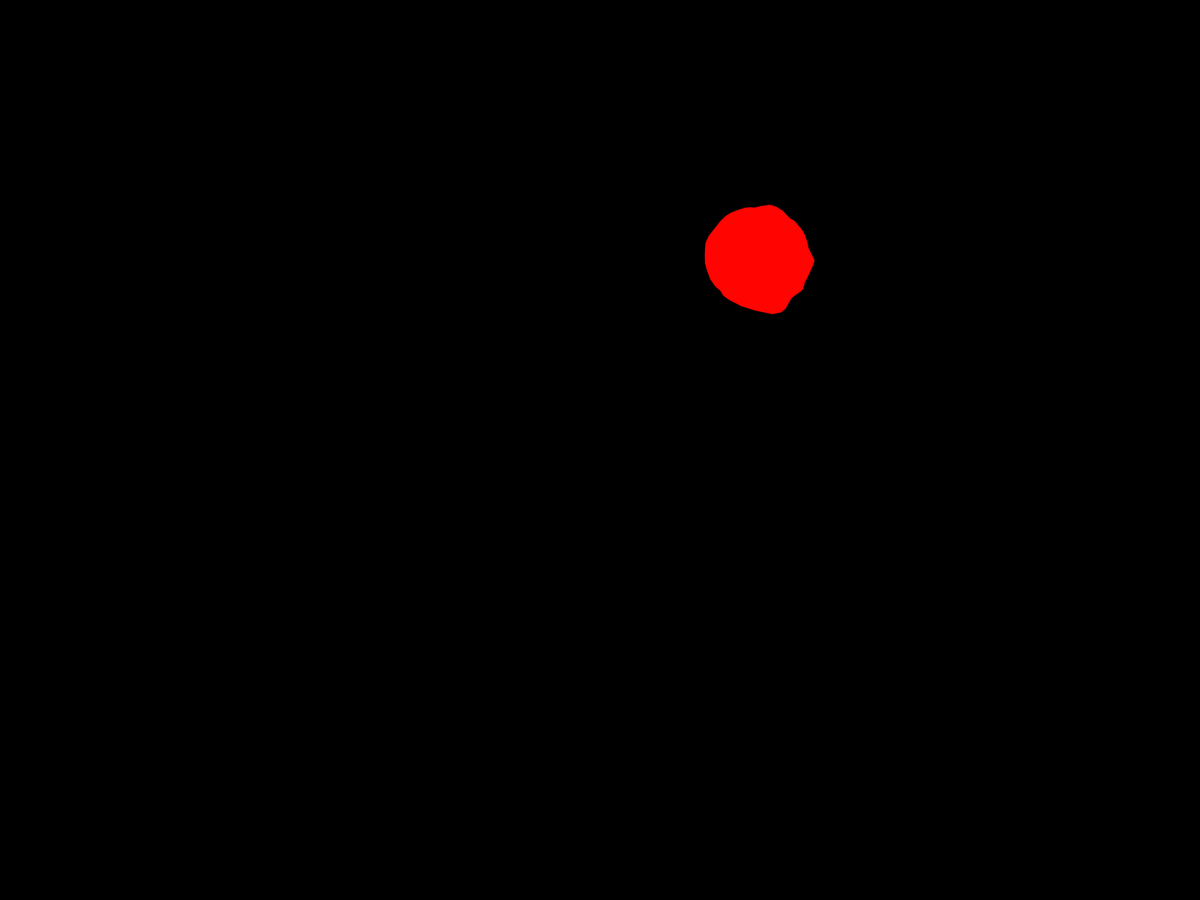
Frame 1 (no input)
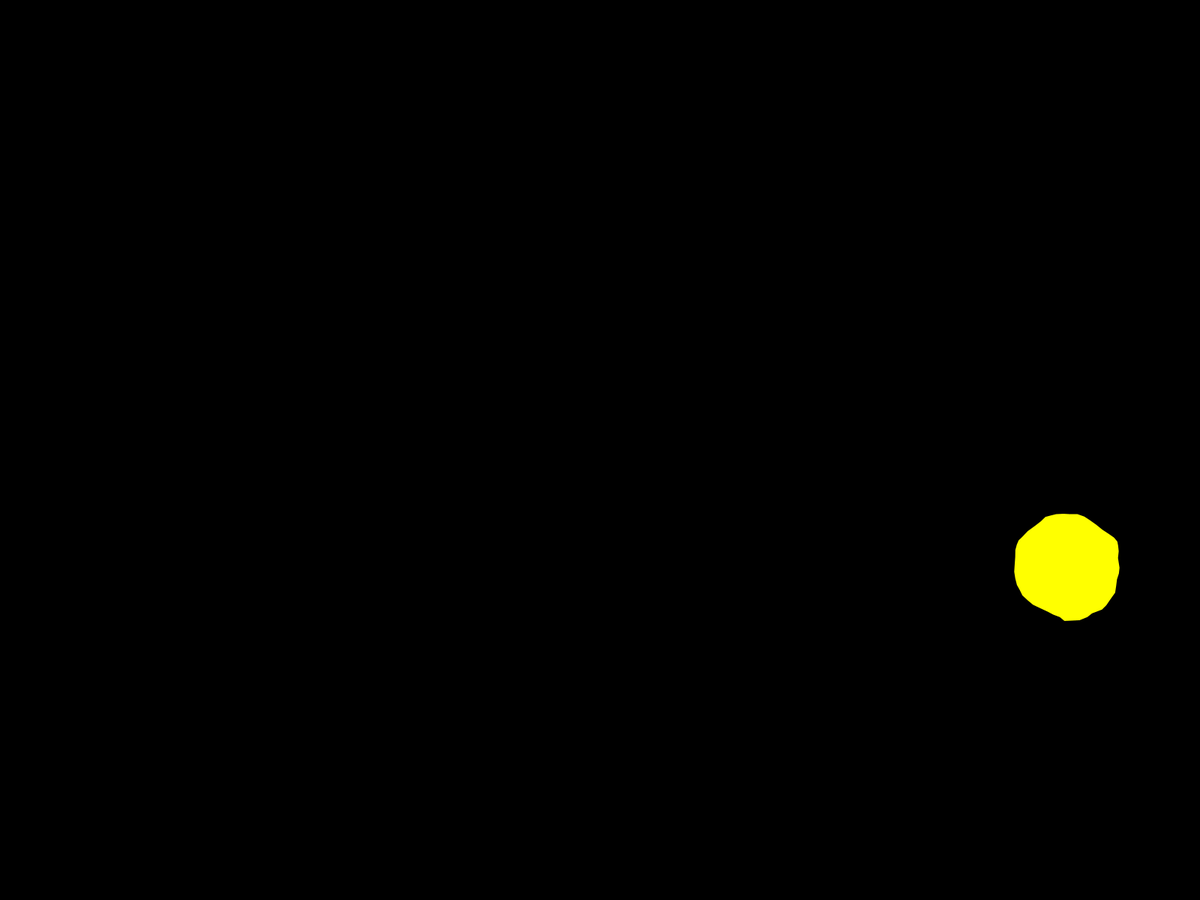
Frame 60 (the mouse pressed at the canvas centre just before this capture)
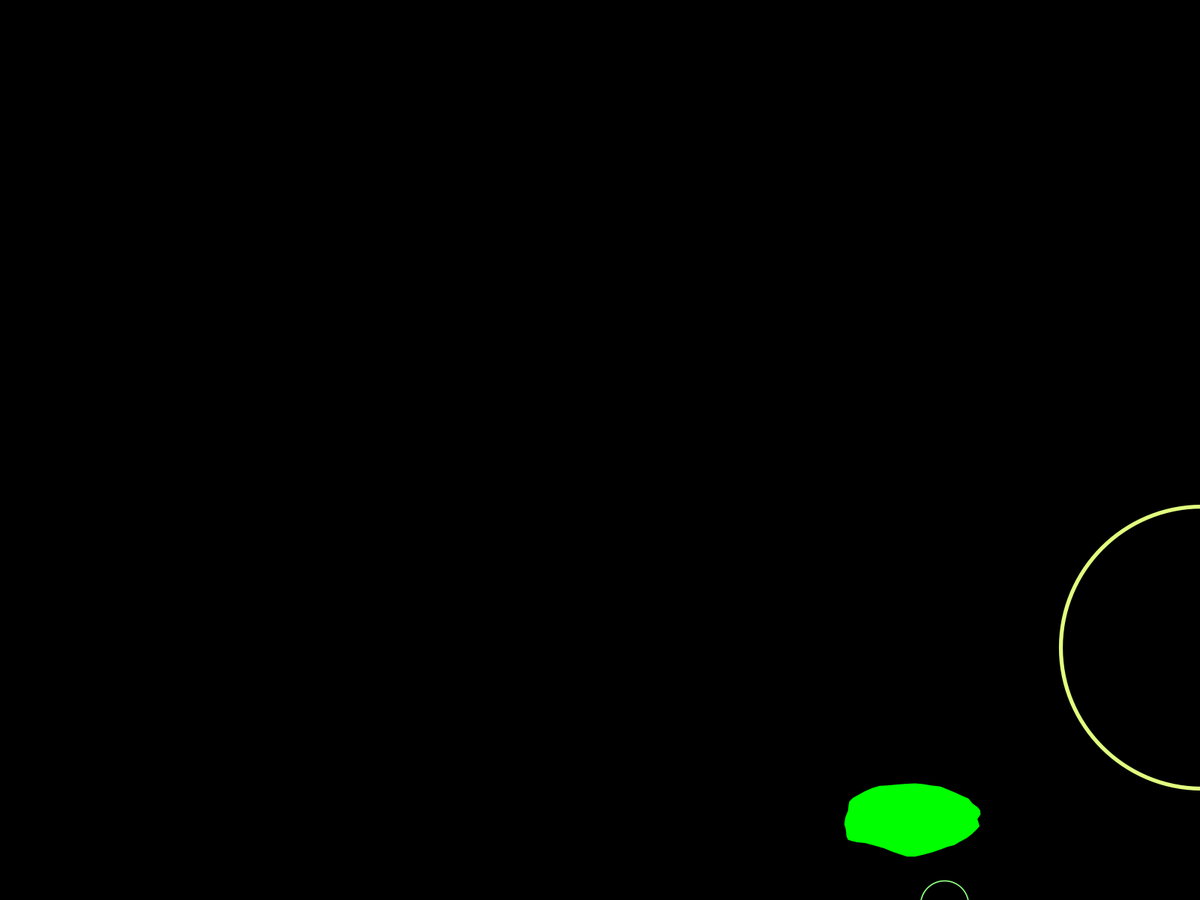
Frame 120 (the mouse held since frame 60 and released just before this capture)

The Processing sketch that drew these frames (run headless with seeded random() and noise(); from frame 60 on, the mouse is pressed at the canvas centre):

// Processing sketch: bouncingBall
// ── bouncingBall.pde
float radius = 70;
PVector loc, vel, noiz;
int maxRippleCount = 4, rippleCount;
Ripple[] r = new Ripple[maxRippleCount];
int hue;
int expandX, expandY;


void setup(){
  fullScreen();
  background(0);
  frameRate(100);
  colorMode(HSB, 360, 100, 100);
  
  loc = new PVector(random(radius, width - radius),random(radius, height - radius));
  vel = new PVector(7, 7); 
  noiz = new PVector(0, 0);
  
  for(int i = 0; i < maxRippleCount; i++)
    r[i] = new Ripple(0, 0, 0, false);
}


void draw(){
  drawBall();
  drawRipple();
}


void drawBall(){
  background(0);
  noStroke();
  hue = (hue + 1) % 360;
  fill(hue, 100, 100);
  
   beginShape();
  for(int i = 0; i < 50; i++){
    float theta = i *TWO_PI/50;
    vertex(loc.x + (radius + expandX) * cos(theta) + noise(noiz.x)*20 - 10,
    loc.y + (radius + expandY) * sin(theta) + noise(noiz.y)*20 - 10);
    noiz.x += 0.2;
    noiz.y += 0.19;
  }
  endShape();
  
  noiz.x = frameCount/10;
  noiz.y = frameCount/10.2;
  loc.x += vel.y;
  loc.y += vel.x;
  if (expandX>0){ expandX--;}
  if (expandY>0){ expandY--;}
  if (expandX<0){ expandX++;}
  if (expandY<0){ expandY++;}
  
  if(loc.y > height - radius || loc.y < radius){
    vel.x *= -1;
    float value;
    if(loc.y > height - radius) value = radius;
    else value = - radius;
    r[rippleCount] = new Ripple(loc.x, loc.y + value, hue, true);
    rippleCount = (rippleCount+1)%maxRippleCount;
    expandX = 30;
    expandY = -30;
  }
  
  if(loc.x > width - radius || loc.x < radius){
    vel.y *= -1;
    float value;
    if(loc.x > width - radius) value = radius;
    else value = - radius;
    r[rippleCount] = new Ripple(loc.x + value, loc.y, hue, true);
    rippleCount = (rippleCount+1)%maxRippleCount;
    expandY = 30;
    expandX = -30;
  }
}


void drawRipple(){
  for(int i = 0; i < maxRippleCount; i++){
    r[i].update();
    r[i].display();
  }
}

// ── Ripple.pde
class Ripple{
  PVector loc;
  float size, thickness, alpha;
  boolean exists;
  float hue;
  Ripple(float x, float y, float hue, boolean exists){
    loc = new PVector(x, y);
    this.hue = hue;
    this.exists = exists;
  }
  
  
 void update(){
    if(exists){
      size+=8;
      alpha = map(size, 3*width/4, width, 100, 0);
      thickness = map(size, 0, width/2, 1, 10);
      if(alpha == 0 ) 
        exists = false; 
    }
  }
  
  
  void display(){
    if(exists){
      noFill();
      stroke(this.hue, 50, 100, alpha);
      strokeWeight(thickness);
      ellipse(this.loc.x, this.loc.y, size, size);
    }
  } 
}
